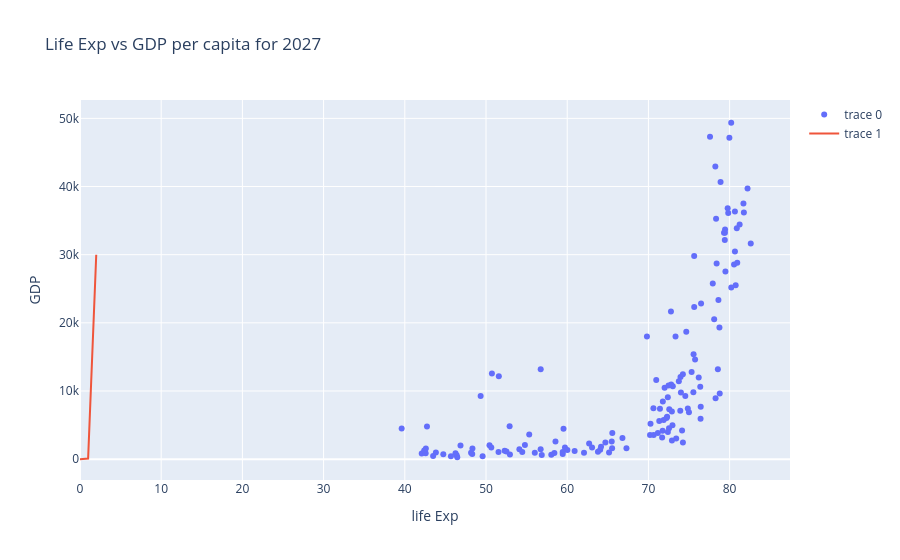

Notebook code for this chart:
### Code cell
trace1=go.Scatter(x=temp_df['lifeExp'],y=temp_df['gdpPercap'],mode='markers')
trace2=go.Scatter(x=[0,1,2],y=[0,90,30000],mode='lines')
data=[trace1,trace2]

layout=go.Layout(title='Life Exp vs GDP per capita for 2027',xaxis={'title':'life Exp'},
                yaxis={'title':'GDP'})
fig=go.Figure(data,layout)
fig.show()

### Figure 1 — Plotly figure (JSON) as saved in the notebook; plotly's stock layout.template omitted (floating-point values rounded to 4 significant figures; data arrays with more than 128 entries replaced by an {"elided": "..."} marker saying what was removed)
{"data": [{"mode": "markers", "type": "scatter", "x": {"elided": "142 float values"}, "y": {"elided": "142 float values"}}, {"mode": "lines", "type": "scatter", "x": [0, 1, 2], "y": [0, 90, 30000]}], "layout": {"title": {"text": "Life Exp vs GDP per capita for 2027"}, "xaxis": {"title": {"text": "life Exp"}}, "yaxis": {"title": {"text": "GDP"}}}}
